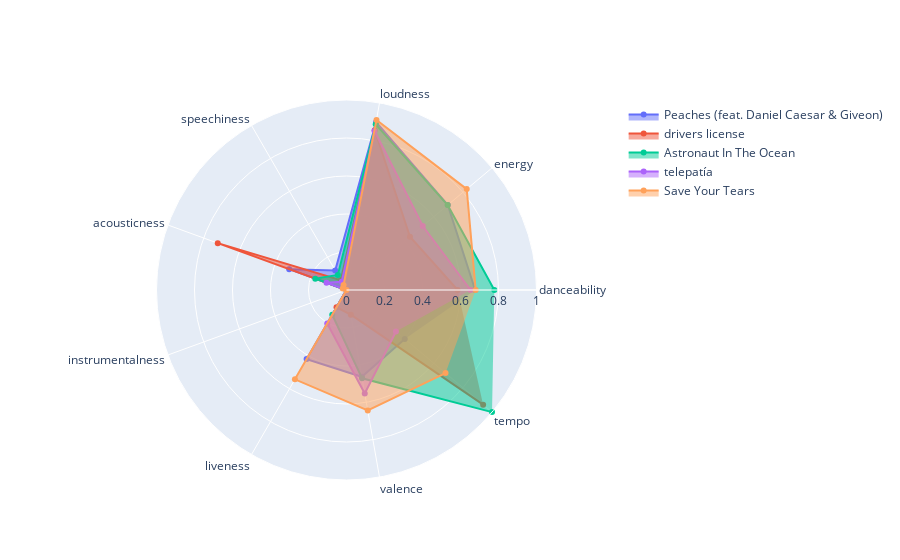

Write notebook code for a chart like this one.
### Code cell
import plotly.graph_objects as go

fig = go.Figure()

for index, row in top_5_tracks.iterrows():
    fig.add_trace(go.Scatterpolar(
        r=row[charact],
        theta=charact,
        name=row['name'],
        fill = 'toself'
    ))

fig.update_layout(
    polar=dict(
        radialaxis=dict(
            visible=True,
            range=[0, 1]
        )),
    showlegend=True
)

fig.show()

### Figure 1 — Plotly figure (JSON) as saved in the notebook; plotly's stock layout.template omitted (floating-point values rounded to 4 significant figures)
{"data": [{"fill": "toself", "name": "Peaches (feat. Daniel Caesar & Giveon)", "r": [0.677, 0.696, 0.897, 0.119, 0.321, 0, 0.42, 0.464, 0.4003], "theta": ["danceability", "energy", "loudness", "speechiness", "acousticness", "instrumentalness", "liveness", "valence", "tempo"], "type": "scatterpolar"}, {"fill": "toself", "name": "drivers license", "r": [0.585, 0.436, 0.854, 0.0601, 0.721, 1.31e-05, 0.105, 0.132, 0.9387], "theta": ["danceability", "energy", "loudness", "speechiness", "acousticness", "instrumentalness", "liveness", "valence", "tempo"], "type": "scatterpolar"}, {"fill": "toself", "name": "Astronaut In The Ocean", "r": [0.778, 0.695, 0.8856, 0.0913, 0.175, 0, 0.15, 0.472, 1.0], "theta": ["danceability", "energy", "loudness", "speechiness", "acousticness", "instrumentalness", "liveness", "valence", "tempo"], "type": "scatterpolar"}, {"fill": "toself", "name": "telepatía", "r": [0.653, 0.524, 0.8497, 0.0502, 0.112, 0, 0.203, 0.553, 0.3397], "theta": ["danceability", "energy", "loudness", "speechiness", "acousticness", "instrumentalness", "liveness", "valence", "tempo"], "type": "scatterpolar"}, {"fill": "toself", "name": "Save Your Tears", "r": [0.68, 0.826, 0.9085, 0.0309, 0.0212, 1.24e-05, 0.543, 0.644, 0.6805], "theta": ["danceability", "energy", "loudness", "speechiness", "acousticness", "instrumentalness", "liveness", "valence", "tempo"], "type": "scatterpolar"}], "layout": {"polar": {"radialaxis": {"range": [0, 1], "visible": true}}, "showlegend": true}}
